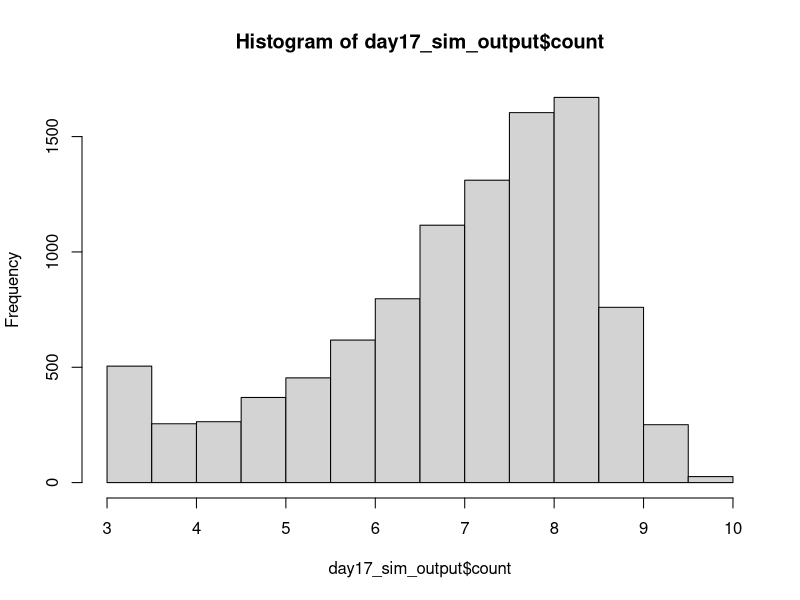
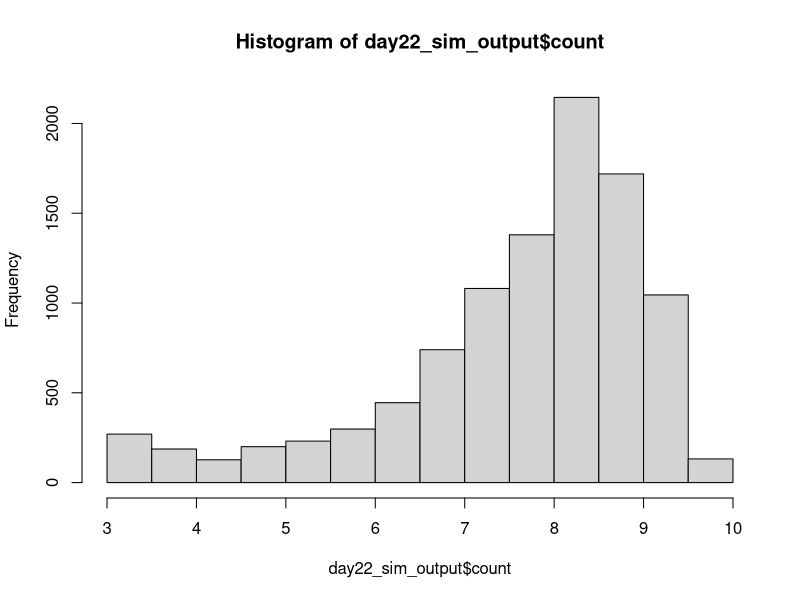

These figures' R source, in order: (Note: this script raises an error after producing the figures.)
## ---------------------------Title---------------------------------------------
# CIDA Shelf Life Model

## ---------------------------Description---------------------------------------
# Project: CIDA Spinach 

# Description: 

## ---------------------------Packages------------------------------------------

#   Loading packages
library(dplyr); library(MASS); library(VGAM)

## ---------------------------Seed----------------------------------------------

#Set seed
set.seed(1)

## ---------------------------Inputs--------------------------------------------

#Load in data

strain_param <- read.csv("primary_model_parameters_strain_by_rep_2022_08_26.csv", header = TRUE)
apc_param <- read.csv("primary_model_parameters_apc_by_rep_2022_09_01.csv", header = TRUE)

mumax_secon <- read.csv("secondary_model_mumax_strain_by_rep_2022-09-01.csv", header = TRUE)
lag_secon <- read.csv("secondary_model_lag_strain_by_rep_2022_09_01.csv", header = TRUE)
lag_apc_secon <- read.csv("secondary_model_lag_apc_by_rep2022_09_01.csv", header = TRUE)

initial_count <- read.csv("initial_distribution_2022_08_24.csv", header = TRUE)
st_frequency <- read.csv("st_frequency_2022_05_18.csv", header = TRUE)

#Change strain parameters to lowercase 
strain_param$isolate <- tolower(strain_param$isolate)
apc_param$isolate <- tolower(apc_param$isolate)

mumax_secon$isolate <- tolower(mumax_secon$isolate)
lag_secon$isolate <- tolower(lag_secon$isolate)

#Initial Count Distribution: Log transforming initial count, and fitting a normal distribution to the data
initial_count_dist <- function(n){
  ans <- runif(n, min = initial_count$min, max = initial_count$max)
  return(ans)
}

#ST Distribution
isolates <- st_frequency$cida_isolates
st_prev <- st_frequency$frequency

st_dist <- function(n) {
ans <- sample(isolates, size = n, prob = st_prev, replace = T)
return(ans)
}

#Storage Temperature Distribution
temp_location <- 4
temp_shape <- 2.31

temp_dist <- function(n) {
  ans <- rlaplace(n, temp_location, temp_shape)
  for(i in 1:n)
  while (ans[i] < 0 | ans[i] > 10) {
    ans[i] <- rlaplace(1, temp_location, temp_shape)
  }
  return(ans)
}

#Primary Growth Models 


#Baranyi
baranyi <- function(day, log10n0, log10nmax, mumax, lag){
  log10n <- log10nmax + log10((-1 + exp(mumax * lag) + exp(mumax * day))/(exp(mumax * day) - 1 + exp(mumax * lag) * 10^(log10nmax - log10n0)))
}

#Baranyi without lag
baranyi_no_lag <- function(day, log10n0, log10nmax, mumax){
  log10n <- log10nmax - log10(1 + (10^(log10nmax - log10n0) - 1) * exp(-mumax * day))
}

#Buchanan
buchanan <- function(day, log10n0, log10nmax, mumax, lag){
  log10n <- log10n0 + (day >= lag) * (day <= (lag + (log10nmax - log10n0) * log(10) / mumax)) * mumax * (day - lag) / log(10) + (day >= lag) * (day>(lag + (log10nmax - log10n0) * log(10) / mumax)) * (log10nmax - log10n0)
}

#Buchanan without lag
buchanan_no_lag <- function(day, log10n0, log10nmax, mumax){
  log10n <- log10n0 + (day <= ((log10nmax - log10n0) * log(10) / mumax)) * mumax * day / log(10) + (day > ((log10nmax - log10n0) * log(10) / mumax)) * (log10nmax - log10n0)
}

#Gompertz
gompertz <- function(day, log10n0, log10nmax, mumax, lag){
  log10n <- log10n0 + (log10nmax - log10n0) * exp(-exp(mumax * exp(1) * (lag - day) / ((log10nmax - log10n0) * log(10)) + 1))
}


log10N_with_lag <- function(day, log10n0, log10nmax, mumax, lag, model) {
  ans <- numeric(length = length(day))
  for(i in seq_along(day)){
    if (model[i] == "baranyi") {
      ans[i] <- baranyi(day[i], log10n0[i], log10nmax[i], mumax[i], lag[i])
    }
    else if(model[i] == 'buchanan') {
      ans[i] <- buchanan(day[i], log10n0[i], log10nmax[i], mumax[i], lag[i])
    }
    else if(model[i] == "gompertz"){
      ans[i] <- gompertz(day[i], log10n0[i], log10nmax[i], mumax[i], lag[i])
    } 
    else{
      stop(paste0(model, " is not a valid model name. Must be one of Buchanan, Baranyi, Gompertz."))
    }
  }
  return(ans)
  
}

log10N_without_lag <- function(day, log10n0, log10nmax, mumax, model) {
  ans <- numeric(length = length(day))
  for(i in seq_along(day)){
    if (model[i] == "baranyi_no_lag") {
      ans[i] <- baranyi_no_lag(day[i], log10n0[i], log10nmax[i], mumax[i])
    }
    else if(model[i] == 'buchanan_no_lag') {
      ans[i] <- buchanan_no_lag(day[i], log10n0[i], log10nmax[i], mumax[i])
    }
    else{
      stop(paste0(model, " is not a valid model name. Must be one of Buchanan, Baranyi, Gompertz."))
    }
  }
  return(ans)
  
}

#Secondary model 

NewMu <- function(temp, b, temp_min) {
  sqrt_mu <- b*(temp - temp_min)
  ans <- sqrt_mu^2
  return(ans)
}

NewLag <- function(temp, b, temp_min) {
  sqrt_lag <- b*(temp - temp_min)
  ans <- sqrt_lag^2
  return(ans)
}

## ---------------------------Simulation Overview-------------------------------

n_packages <- 10000
n_sim <- n_packages
n_day <- 22

## ---------------Assigning Model Inputs----------------------------------------

#Assigning initial count, ST and temperature to each package
packages_sim <- data.frame(matrix(, nrow = n_sim, ncol = 9))
colnames(packages_sim) <- c("package", "initial_count", "storage_temp", "isolate", "isolate_rep", "model", "lag", "mu", "nmax")

packages_sim$package <- rep(1:n_packages)
packages_sim$initial_count <- initial_count_dist(n_sim)
packages_sim$storage_temp <- temp_dist(n_sim)
packages_sim$isolate <- st_dist(n_sim)
packages_sim$isolate_rep <- sample(1:3, n_sim, replace = TRUE)

#Assigning a growth model to each package. The selected model will be the best fitting model at 6˚C 
for(i in 1:n_sim){
  strain_index <- which(packages_sim$isolate[i] == strain_param$isolate & packages_sim$isolate_rep[i] == strain_param$rep & 6 == strain_param$temp)
  packages_sim$model[i] <- strain_param$model_type[strain_index]
}

#Assign lag to each package

for(i in 1:n_sim){
  rep <- packages_sim$isolate_rep[i]
  if(packages_sim$isolate[i] == "s12-0180"){
    rep <- sample(c(1, 3), 1, replace = TRUE)
  } else if (packages_sim$isolate[i] == "s12-0184"){
    rep <- 1
  } else if (packages_sim$isolate[i] == "s12-0132"){
    rep <- 3
  }  else {
    rep <- rep
  }
  apc_lag <- 0
  strain_index <- which(packages_sim$isolate[i] == lag_secon$isolate & rep == lag_secon$rep)
  strain_lag <- NewLag(packages_sim$storage_temp[i], lag_secon$b_mu[strain_index], lag_secon$temp_min_mu[strain_index])
  strain_lag <- ifelse(packages_sim$isolate[i] == "s12-0166", 0, strain_lag)
  packages_sim$lag[i] <- runif(n = 1, min = min(strain_lag, apc_lag), max = max(strain_lag, apc_lag))
  packages_sim$lag[i] <- packages_sim$lag[i]
}

packages_sim$lag <- ifelse(packages_sim$model %in% c("baranyi_no_lag", "buchanan_no_lag"), NA, packages_sim$lag)

#Assign mumax to each package
for(i in 1:n_sim){
  rep <- ifelse(packages_sim$isolate[i] == "s12-0141", 1, packages_sim$isolate_rep[i])
  strain_index <- which(packages_sim$isolate[i] == mumax_secon$isolate & rep == mumax_secon$rep)
  package_mu <- NewMu(packages_sim$storage_temp[i], mumax_secon$b_mu[strain_index], mumax_secon$temp_min_mu[strain_index])
  packages_sim$mu[i] <- package_mu*1.0
}

#Assign nmax to each package
for(i in 1:n_sim){
  rep <- packages_sim$isolate_rep[i]
strain_index <- which(packages_sim$isolate[i] == strain_param$isolate & rep == strain_param$rep & 6 == strain_param$temp)
apc_index <- which(packages_sim$isolate[i] == apc_param$isolate & rep == apc_param$rep & 6 == apc_param$temp)
strain_nmax <- strain_param$nmax[strain_index]
apc_nmax <- apc_param$nmax[strain_index]
packages_sim$nmax[i] <- runif(n = 1, strain_nmax, apc_nmax)
}

## ----------------Assessing Growth Over Shelf Life-----------------------------

models_with_lag <- c("baranyi", "buchanan", "gompertz")

shelf_life_sim <- packages_sim[rep(seq_len(nrow(packages_sim)), each = 22), ]
rownames(shelf_life_sim) <- 1:nrow(shelf_life_sim)
shelf_life_sim["day"] <- rep(1:n_day, times = n_sim)
shelf_life_sim["count"] <- NA

shelf_life_sim[is.na(shelf_life_sim$lag), ] <- shelf_life_sim[is.na(shelf_life_sim$lag), ] %>% 
  mutate(count = log10N_without_lag(day, initial_count, nmax, mu, model))

shelf_life_sim[!is.na(shelf_life_sim$lag), ] <- shelf_life_sim[!is.na(shelf_life_sim$lag), ] %>% 
  mutate(count = log10N_with_lag(day, initial_count, nmax, mu, lag, model))

## --------------------------------Plotting Outcome-----------------------------

day17_sim_output <- shelf_life_sim %>%
  filter(day == 17)

h17 <- hist(day17_sim_output$count)
h17


day22_sim_output <- shelf_life_sim %>%
  filter(day == 22)

h22 <- hist(day22_sim_output$count)
h22

## --------------------------------Threshold------------------------------------

sa_temp <- shelf_life_sim %>%
  group_by(day) %>%
  summarise(prop_fail = sum(count > 7.6)/n_packages) %>%
  mutate(adj = 1.0) %>%
  mutate(param = "mumax")

## --------------------------------Export---------------------------------------

date <- Sys.Date()
date <- gsub("-", "_", date)
file_name <- paste0("output/sa_mumax_", date,".csv")
  
write.table(sa_temp, file_name, sep = ",", col.names = !file.exists(file_name), append = T, row.names = FALSE)
